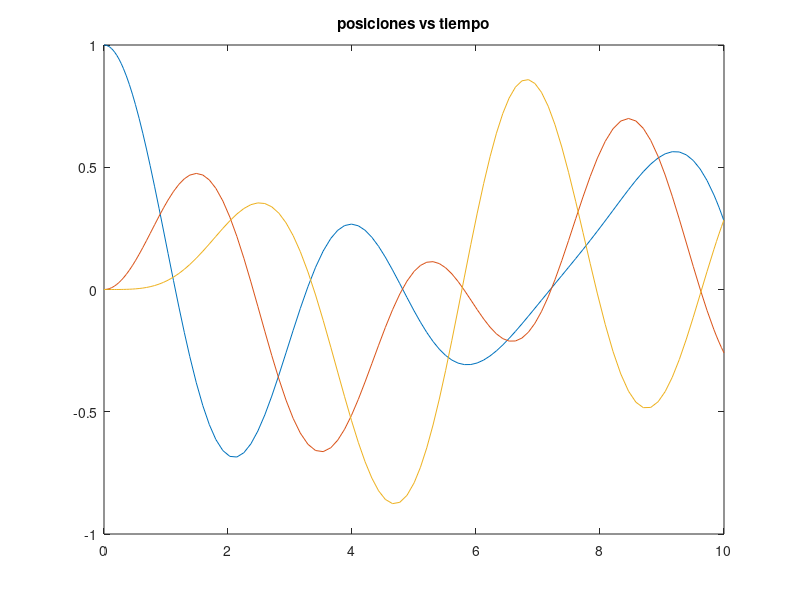
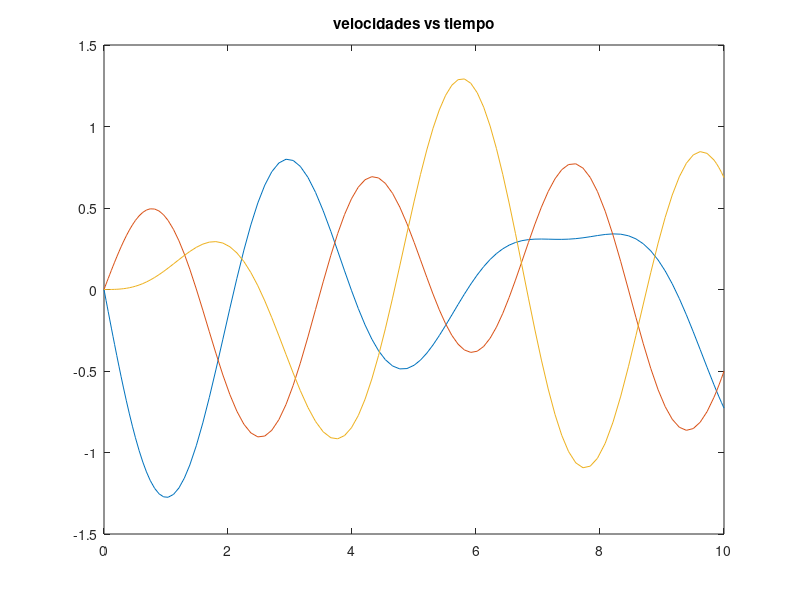
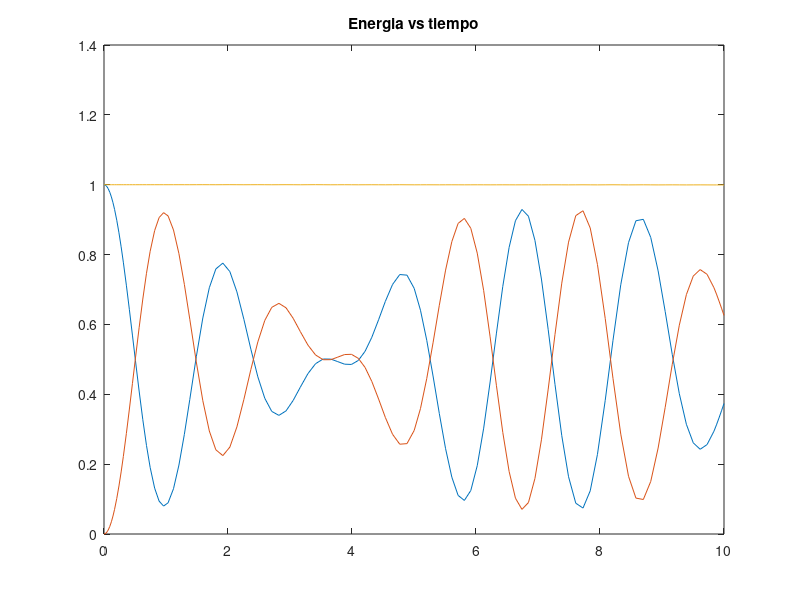
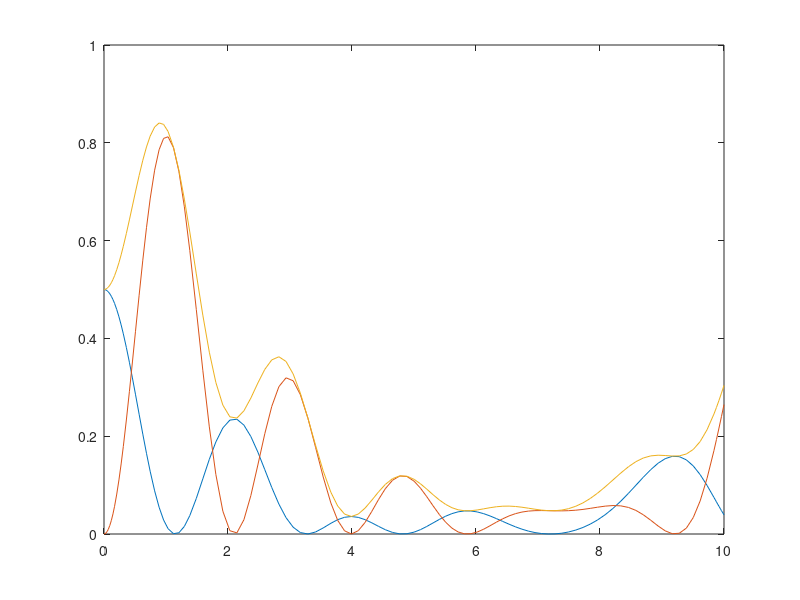

Source code (MATLAB) for these figures, in order:
clc ;close all;  clear all; 
x0=[1,0,0]; v0=[0,0,0]; X0=[x0(:);v0(:)]; N=3;
k=1; kc1=1; kc2=1; m=1; a=[(-1/m)*(k+kc1),(-1/m)*(kc2+kc1),(-1/m)*(k+kc2)]; 
b=[kc1/m,kc2/m]; iden=eye(N); cero=zeros(N); 

M=diag(a,0)+diag(b,1)+diag(b,-1); M1=[cero,iden;M,cero];

%options=odeset('RelTol',1e-8,'Abstol',1e-8);
[t,y]=ode45(@(t,X) M1*X,[0 10],X0); 
x1=y(:,1); x2=y(:,2); x3=y(:,3) ;v1=y(:,4); v2=y(:,5); v3=y(:,6);  

%energia
U=0.5*k*x1.^2 + 0.5*kc1*(x2-x1).^2 +0.5*kc2*(x3-x2).^2 +0.5*k*x3.^2; 
K=0.5*m*v1.^2 +0.5*m*v2.^2 +0.5*m*v3.^2; Et=U+K; 

K1=0.5*m*v1.^2; K2=0.5*m*v2.^2; K3=0.5*m*v3.^2; 
U1=0.5*k*x1.^2; U2=0.5*k*x2.^2; U3=0.5*k*x3.^2; 
E1=K1+U1;E2=K2+U2;E3=K3+U3;  

figure(1); plot(t,x1,t,x2,t,x3); title('posiciones vs tiempo'); 
figure(2); plot(t,v1,t,v2,t,v3); title('velocidades vs tiempo'); 
figure(3); plot(t,U,t,K,t,Et); title('Energia vs tiempo'); 

figure(4); plot(t,U1,t,K1,t,E1)
figure(5); plot(t,U2,t,K2,t,E2)
figure(6); plot(t,U3,t,K3,t,E3)